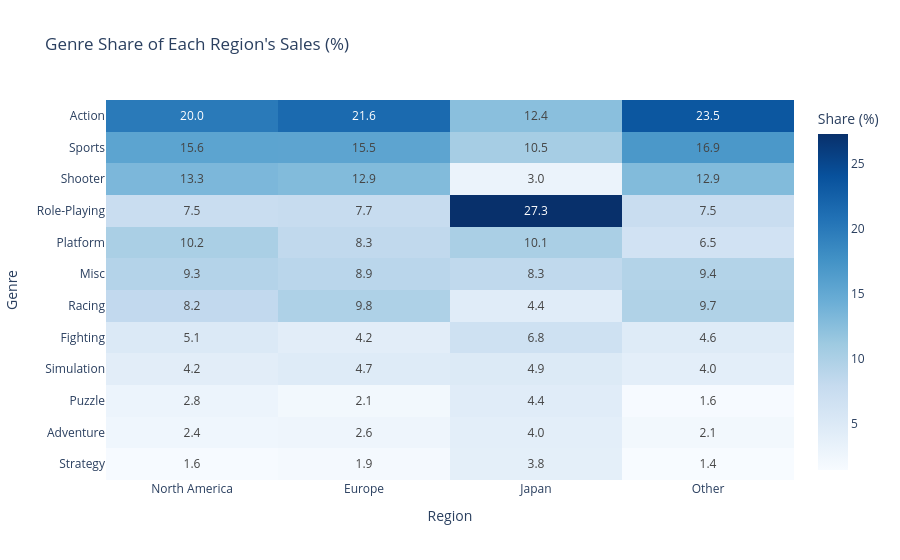

Notebook code cell kept with this figure:
### Code cell
fig_genre_share = px.imshow(
    genre_share,
    text_auto='.1f',
    aspect='auto',
    color_continuous_scale='Blues',
    title="Genre Share of Each Region's Sales (%)",
    labels={'x': 'Region', 'y': 'Genre', 'color': 'Share (%)'}
)

fig_genre_share.update_layout(template='plotly_white')
fig_genre_share.show()

### Figure 1 — Plotly figure (JSON) as saved in the notebook; plotly's stock layout.template omitted (floating-point values rounded to 4 significant figures)
{"data": [{"coloraxis": "coloraxis", "hovertemplate": "Region: %{x}<br>Genre: %{y}<br>Share (%): %{z}<extra></extra>", "name": "0", "texttemplate": "%{z:.1f}", "type": "heatmap", "x": ["North America", "Europe", "Japan", "Other"], "xaxis": "x", "y": ["Action", "Sports", "Shooter", "Role-Playing", "Platform", "Misc", "Racing", "Fighting", "Simulation", "Puzzle", "Adventure", "Strategy"], "yaxis": "y", "z": [[19.98, 21.57, 12.39, 23.49], [15.56, 15.48, 10.49, 16.92], [13.26, 12.87, 2.965, 12.87], [7.45, 7.726, 27.29, 7.472], [10.18, 8.283, 10.13, 6.467], [9.339, 8.873, 8.347, 9.442], [8.182, 9.794, 4.391, 9.686], [5.09, 4.162, 6.766, 4.598], [4.173, 4.658, 4.934, 3.951], [2.818, 2.086, 4.439, 1.573], [2.408, 2.635, 4.033, 2.107], [1.564, 1.863, 3.831, 1.424]]}], "layout": {"coloraxis": {"colorbar": {"title": {"text": "Share (%)"}}, "colorscale": [[0, "rgb(247,251,255)"], [0.125, "rgb(222,235,247)"], [0.25, "rgb(198,219,239)"], [0.375, "rgb(158,202,225)"], [0.5, "rgb(107,174,214)"], [0.625, "rgb(66,146,198)"], [0.75, "rgb(33,113,181)"], [0.875, "rgb(8,81,156)"], [1, "rgb(8,48,107)"]]}, "title": {"text": "Genre Share of Each Region's Sales (%)"}, "xaxis": {"anchor": "y", "domain": [0, 1], "title": {"text": "Region"}}, "yaxis": {"anchor": "x", "autorange": "reversed", "domain": [0, 1], "title": {"text": "Genre"}}}}
